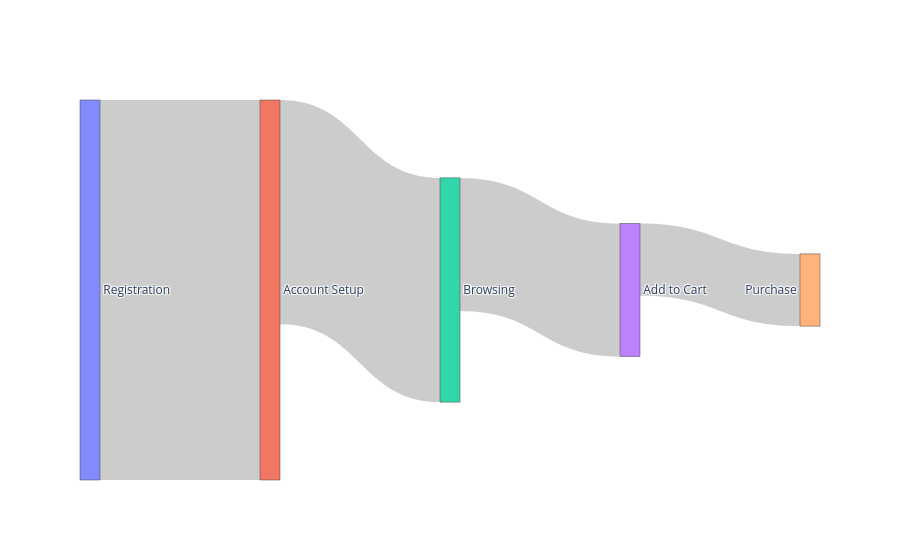

Here is the notebook cell this chart was saved with:
### Code cell
# Stage Conversion flow
fig = go.Figure(go.Sankey(
    node=dict(label=["Registration", "Account Setup", "Browsing", "Add to Cart", "Purchase"]),
    link=dict(source=[0,1,2,3], target=[1,2,3,4], value=[10000, 5900, 3500, 1900])
))

fig.show()

### Figure 1 — Plotly figure (JSON) as saved in the notebook; plotly's stock layout.template omitted (floating-point values rounded to 4 significant figures)
{"data": [{"link": {"source": [0, 1, 2, 3], "target": [1, 2, 3, 4], "value": [10000, 5900, 3500, 1900]}, "node": {"label": ["Registration", "Account Setup", "Browsing", "Add to Cart", "Purchase"]}, "type": "sankey"}], "layout": {}}
